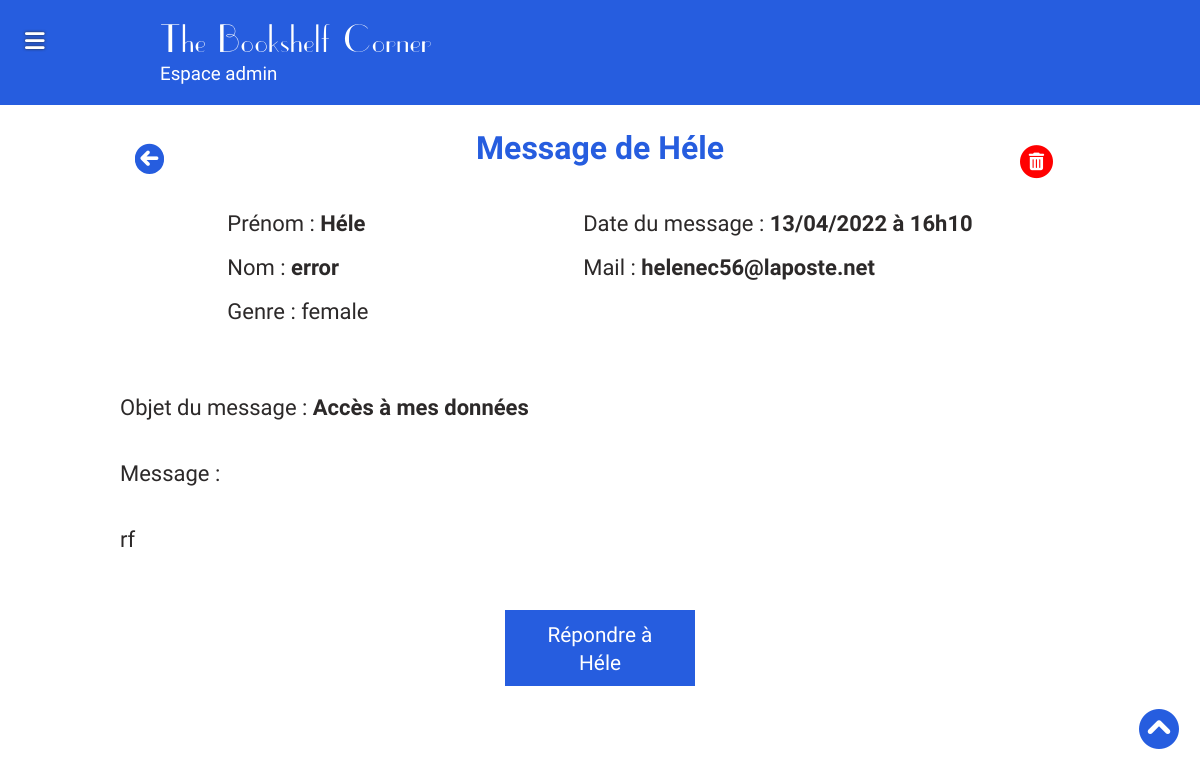
/indexAdmin.php?action=messagesView&id=69 (signed in), run on the app's committed database.
### tables this page shows
CREATE TABLE IF NOT EXISTS `website` (
  `id` int(11) NOT NULL AUTO_INCREMENT,
  `logo` varchar(255) NOT NULL,
  `name` varchar(255) NOT NULL,
  PRIMARY KEY (`id`)
);

CREATE TABLE IF NOT EXISTS `messages` (
  `id` int(11) NOT NULL AUTO_INCREMENT,
  `gender` varchar(255) NOT NULL,
  `familyname` varchar(255) NOT NULL,
  `firstname` varchar(255) NOT NULL,
  `send_at` timestamp NOT NULL DEFAULT CURRENT_TIMESTAMP,
  `email` varchar(255) NOT NULL,
  `object` varchar(255) NOT NULL,
  `message` longtext NOT NULL,
  PRIMARY KEY (`id`)
);

### App/Controllers/MsgController.php (called while the page is built, shortened)
<?php
class MsgController extends Controller{
    function viewMessage($id){
        $messages = new \Projet\Models\MsgModel();
        $oneMsg = $messages->singleMessage($id);
        $data = $oneMsg->fetch();
        return $this->validAccess("message-view", $data);
    }
}

### App/Models/BlogModel.php (called while the page is built, shortened)
<?php
class BlogModel extends Manager{
    public function blogInfo($id){
        $bdd = $this->dbConnect();
        $req = $bdd->prepare('SELECT logo, name FROM website WHERE id = ?');
        $req->execute(array($id));
        return $req;
    }
}

### App/Models/MsgModel.php (called while the page is built, shortened)
<?php
class MsgModel extends Manager{
    public function singleMessage($id){
        $bdd = $this->dbConnect();
        $req = $bdd->prepare(
            'SELECT id, gender, familyname, firstname, DATE_FORMAT(send_at, "%d/%m/%Y à %kh%i") AS send_at, email, object, message
            FROM messages
            WHERE id = ?');
        $req->execute(array($id));
        return $req;
    }
}

### App/Views/admin/message-view.php (the view, shortened to what this page needs)
<?php $currentPageTitle = "Message de " . $datas['firstname'];
 include_once('./App/Views/admin/layouts/header.php');?>
<section id="one-message" class="container-lg">
    <div class="retour"><a href="indexAdmin.php?action=messages" title="Retour"><i class="fas fa-arrow-circle-left"></i></a></div>
    <div id="btn-delete" class="delete"><a href="indexAdmin.php?action=messagesDelete&id=<?= $datas['id'];?>" title="Supprimer ce message" class="fa-stack"><i class="fa-solid fa-circle fa-stack-2x"></i><i class="fa-solid fa-trash-can fa-stack-1x"></i></a></div>
    <article>
        <h1 class="text-center">Message de <?= $datas['firstname']; ?></h1>
        <div class="msg-info flex justify-around">
            <div>
                <p>Prénom : <span class="bold"><?= $datas['firstname']; ?></span></p>
                <p>Nom : <span class="bold"><?= $datas['familyname']; ?></span></p>
                <p>Genre : <?= $datas['gender']; ?></p>
            </div>
            <div>
                <p>Date du message : <span class="bold"><?= $datas['send_at']; ?></span></p>
                <p>Mail : <span class="bold"><?= $datas['email']; ?></span></p>
            </div>
        </div>
        <div class="msg-content">
            <p>Objet du message : <span class="bold"><?= $datas['object']; ?></span></p>
            <p>Message :</p>
            <p><?= $datas['message']; ?></p>
        </div>
        <a href="mailto:<?= $datas['email']; ?>" class="btn center">Répondre à <?= $datas['firstname']; ?></a>
    </article>
</section>
<?php include_once('./App/Views/admin/layouts/footer.php');?>

### App/Views/admin/layouts/header.php (shortened to what this page needs)
<?php include_once('./App/Views/admin/layouts/head.php');
 ?>
<header>
    <div id="bandeau-admin">
        <div class="container">
            <h2><?= $blog['name']; ?></h2>
            <h3>Espace admin</h3>
        </div>
        <div id="open-menu" class="menu-toggle mobile"><i class="fas fa-bars"></i></div>
    </div>
</header>
<div class="container flex justify-between">
    <main >
    <?php if($_GET['action'] !== "livres" && $_GET['action'] !== "livresview"){;?>
        <div id="back-to-top">
            <a href="#bandeau-admin" title="Retour en haut de la page"><i class="fa-solid fa-circle-chevron-up"></i></a>
        </div>
    <?php } ;?>

### App/Public/Admin/css/style.css (style rules this page uses)
:root { --rouge: #ee5f4f; --dashboard: #265ddf ; --anthracite: rgb(44, 41, 41); }
main { width: 100%; }
p, a, textarea { font-size: 22px; }
* { padding:0; margin:0; color:var(--anthracite); font-family: 'roboto', 'Times New Roman', Times, serif; }
h1, h1 span { text-align: center; margin-bottom: 40px; font-size: 2rem; color: var(--dashboard); }
a { text-decoration: none; }
.center { margin: 0 auto; }
.text-center { text-align: center; }
.bold { font-weight: bold; }
.flex { display: flex; flex-wrap: wrap; }
.justify-around { justify-content: space-around; }
.justify-between { justify-content: space-between; }
.container { width: 90%; margin: 0 auto; }
#bandeau-admin { background-color: var(--dashboard); padding: 20px 0; }
#bandeau-admin h2, #bandeau-admin h3 { color: white; font-weight: normal; margin-left: 40px; }
#bandeau-admin h2 { font-size: 2.5rem; letter-spacing: .1rem; font-family:'uppereastsideregular', 'Times New Roman', Times, serif; }
.btn { background-color: white; padding: 10px 20px; width: 150px; text-align: center; display: block; }
#back-to-top { position: fixed; right: 20px; bottom: 50px; z-index: 999999999; }
#back-to-top i { border: 1px solid white; border-radius: 50px; color: var(--dashboard); background-color: white; font-size: 2.5rem; }
#open-menu { position: absolute; top: 25px; left: 25px; font-size: 1.4rem; z-index: 9999999; }
#open-menu i { color: white; text-shadow: 0px 0px 3px var(--anthracite); }
input[type='submit'], a.btn, button.btn { margin-top: 20px; color: white; font-size: 1.3rem; background-color: var(--dashboard); padding: 10px 20px; cursor: pointer; border: none; }
.retour, .delete { position: sticky; top: 20px; padding-top: 10px; margin-bottom: -40px; }
.retour { margin-left: 15px; }
.retour i { font-size: 1.8rem; font-weight: bold; color: var(--dashboard); background-color: white; box-shadow: inset 0 0 0 2px var(--dashboard); border-radius: 20px; }
.delete .fa-trash-can { font-size: 0.8em; color: white; }
.delete .fa-stack { line-height: 1.5em; position: absolute; right: 16px; }
.delete .fa-circle { font-size: 1.5em; color: red; }
#one-message, #one-comment, #one-book { margin-top: 30px; }
#one-comment p, #one-message p { margin-bottom: 15px; }
#one-comment .msg-content, #one-message .msg-content { margin-top: 30px; white-space: pre-line; }
#comment-modify h1, #one-comments h1, #all-comments h1, #one-comment h1, #one-message h1, #all-messages h1 { margin-top: 20px; }
@media screen and (min-width:993px) { .container { max-width: 80%; margin: 0 auto; } }
@media screen and (min-width:993px) { .retour, .delete { margin-bottom: -40px; cursor: pointer; } }

### data on the page
website: name "The Bookshelf Corner"
messages: firstname "Héle", familyname "error", gender "female", email "helenec56@laposte.net", object "Accès à mes données", message "rf"

### other printed values
$datas['send_at'] "13/04/2022 à 16h10"
